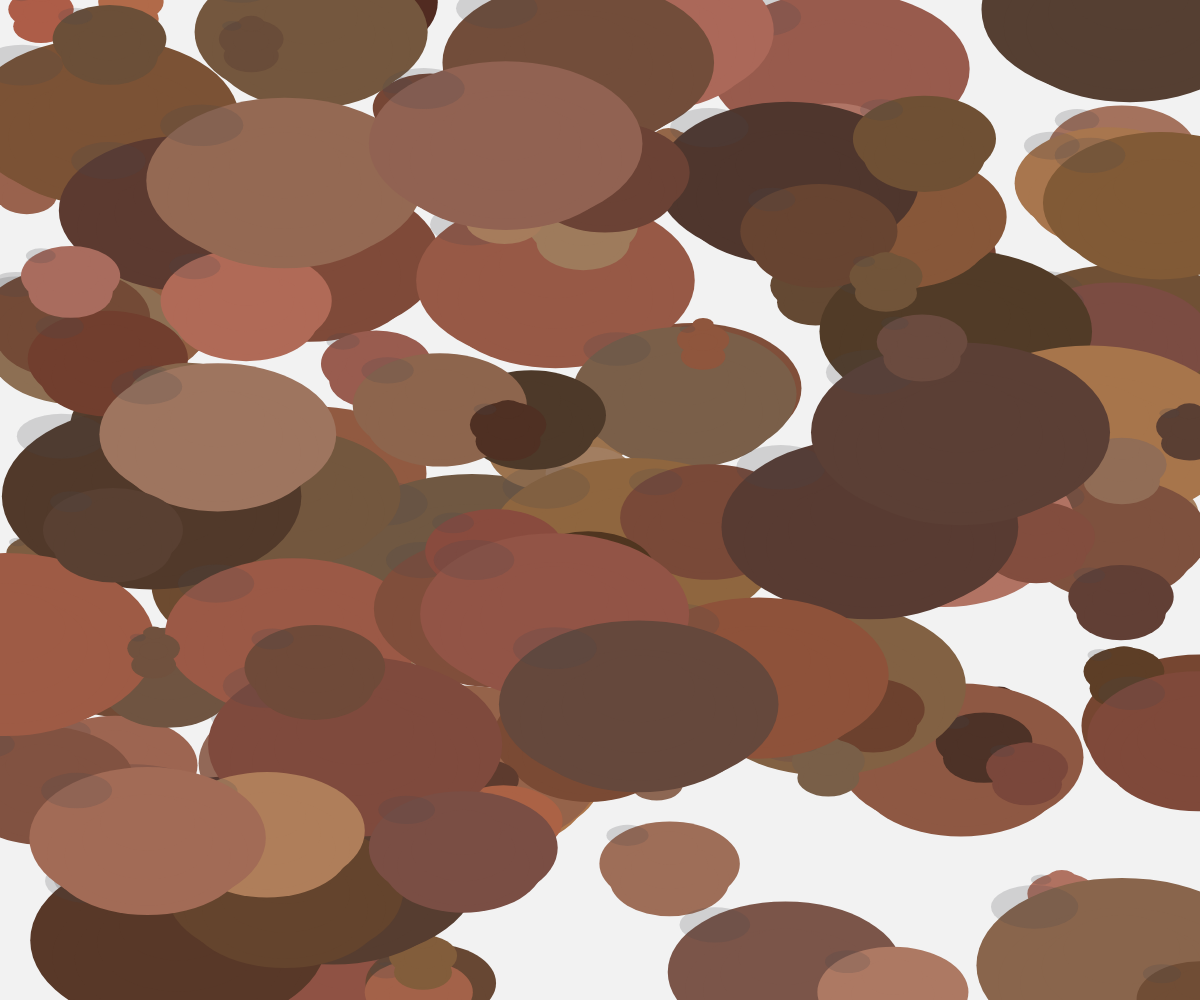
Frame 1 (no input)
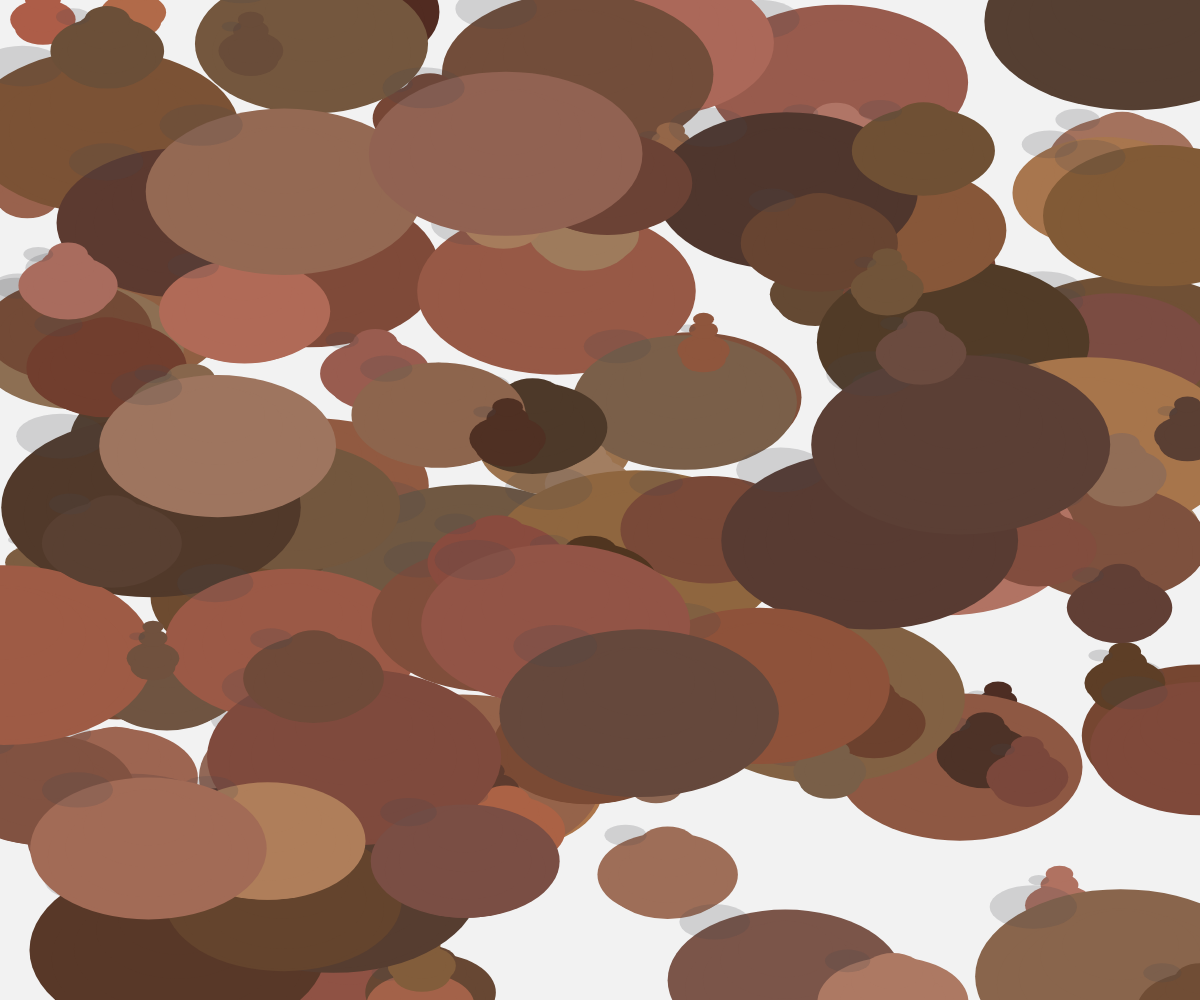
Frame 60 (no input)
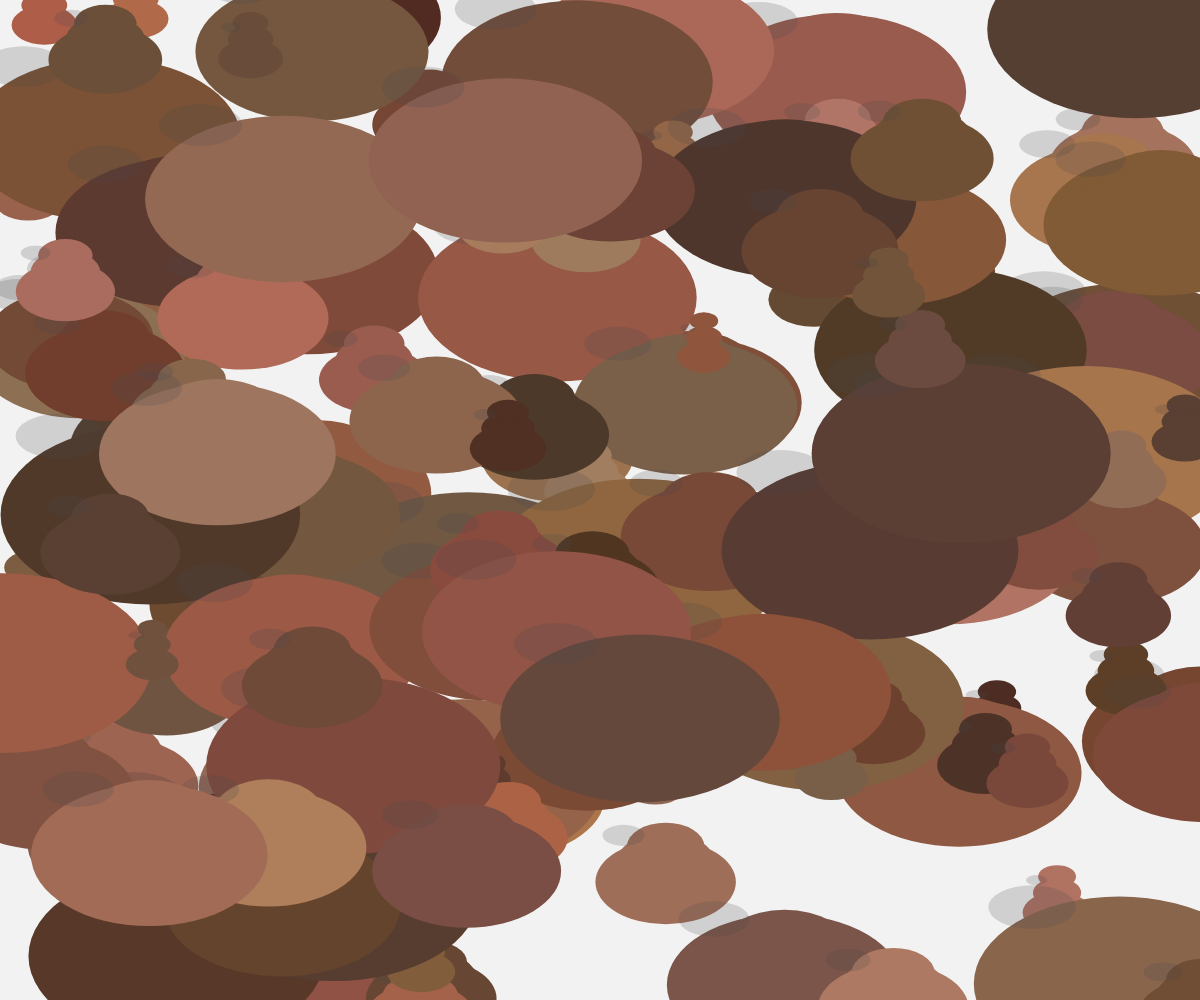
Frame 120 (the mouse pressed at the canvas centre since frame 60)

The p5.js sketch that drew these frames (run headless with seeded random() and noise() and a simulated clock; from frame 60 on, the mouse is pressed at the canvas centre):

// p5.js sketch
// ── sketch.js
let dunes = [];
let time = 0;
const numDunes = 150;

function setup() {
  createCanvas(windowWidth, windowHeight);
  colorMode(HSB, 360, 100, 100, 1);
  
  // Initialize dunes with varying properties
  for (let i = 0; i < numDunes; i++) {
    dunes.push({
      x: random(width),
      y: random(height),
      size: random(50, 300),
      speed: random(0.001, 0.005),
      angle: random(TWO_PI),
      color: color(random(10, 30), random(40, 60), random(30, 70)),
    });
  }
}

function draw() {
  background(0, 0, 95);
  
  time += 0.01;
  
  // Draw each dune as an organic, flowing shape
  for (let i = 0; i < dunes.length; i++) {
    let dune = dunes[i];
    
    // Update position based on time and angle
    dune.x += cos(dune.angle) * dune.speed * 10;
    dune.y += sin(dune.angle) * dune.speed * 10;
    
    // Wrap around edges
    if (dune.x > width + 200) dune.x = -200;
    if (dune.x < -200) dune.x = width + 200;
    if (dune.y > height + 200) dune.y = -200;
    if (dune.y < -200) dune.y = height + 200;
    
    // Apply subtle noise to angle for organic movement
    dune.angle += noise(dune.x * 0.01, dune.y * 0.01, time) * 0.05 - 0.025;
    
    // Draw the dune shape using a series of overlapping ellipses
    push();
    translate(dune.x, dune.y);
    noStroke();
    fill(dune.color);
    
    // Create organic, flowing form with multiple layers
    for (let j = 0; j < 5; j++) {
      let layerSize = dune.size * (1 - j * 0.15);
      let offset = sin(time + j) * 20;
      ellipse(0, offset, layerSize, layerSize * 0.6);
    }
    
    // Add a subtle highlight
    fill(255, 10, 30, 0.2);
    ellipse(-dune.size * 0.3, -dune.size * 0.2, dune.size * 0.3, dune.size * 0.15);
    
    pop();
  }
}

function windowResized() {
  resizeCanvas(windowWidth, windowHeight);
}
